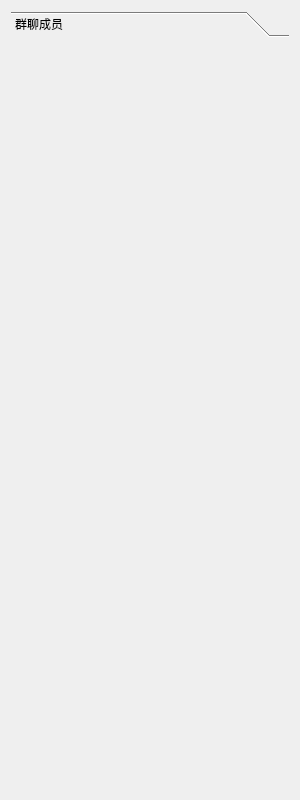
<?xml version="1.0" encoding="UTF-8"?>
<ui version="4.0">
 <class>DialogList</class>
 <widget class="QWidget" name="DialogList">
  <property name="geometry">
   <rect>
    <x>0</x>
    <y>0</y>
    <width>300</width>
    <height>800</height>
   </rect>
  </property>
  <property name="windowTitle">
   <string>Form</string>
  </property>
  <property name="layoutDirection">
   <enum>Qt::LeftToRight</enum>
  </property>
  <layout class="QVBoxLayout" name="verticalLayout">
   <item>
    <widget class="QToolBox" name="toolBox">
     <property name="currentIndex">
      <number>0</number>
     </property>
     <widget class="QWidget" name="page">
      <property name="geometry">
       <rect>
        <x>0</x>
        <y>0</y>
        <width>282</width>
        <height>745</height>
       </rect>
      </property>
      <attribute name="label">
       <string>群聊成员</string>
      </attribute>
      <layout class="QVBoxLayout" name="VLayout">
       <property name="leftMargin">
        <number>3</number>
       </property>
       <property name="topMargin">
        <number>3</number>
       </property>
       <property name="rightMargin">
        <number>3</number>
       </property>
       <property name="bottomMargin">
        <number>3</number>
       </property>
      </layout>
     </widget>
    </widget>
   </item>
  </layout>
 </widget>
 <resources/>
 <connections/>
</ui>
